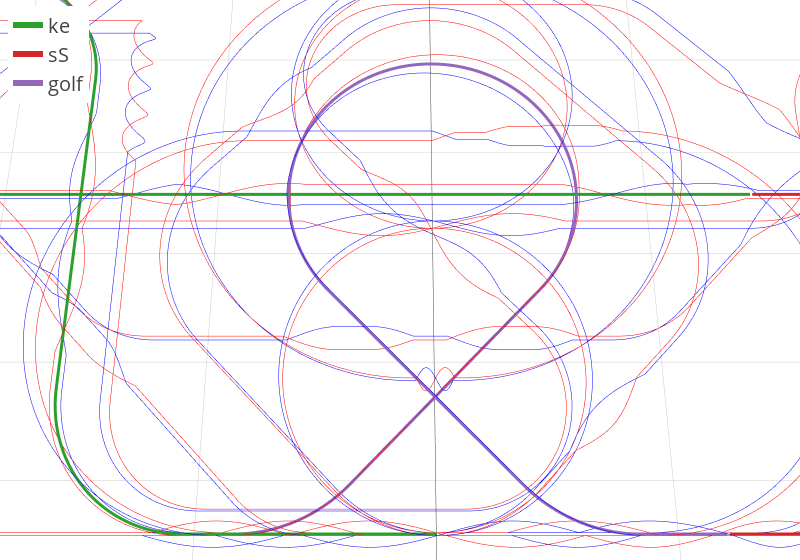

Notebook source saved alongside this figure:
### Code cell
from flightplotting.plots import plotdtw

fig = plotdtw(template, sched.manoeuvres[4:7])

fig.update_layout(width=800)
#fig.add_traces(boxtrace())
fig.show()

### Figure 1 — Plotly figure (JSON) as saved in the notebook; plotly's stock layout.template omitted (floating-point values rounded to 4 significant figures; data arrays with more than 128 entries replaced by an {"elided": "..."} marker saying what was removed)
{"data": [{"hoverinfo": "text", "line": {"color": "blue", "width": 1}, "mode": "lines", "name": "trace3d", "showlegend": false, "text": {"elided": "12147 str values"}, "type": "scatter3d", "x": {"elided": "12147 float values"}, "y": {"elided": "12147 float values"}, "z": {"elided": "12147 float values"}}, {"hoverinfo": "text", "line": {"color": "red", "width": 1}, "mode": "lines", "name": "trace3d", "showlegend": false, "text": {"elided": "12147 str values"}, "type": "scatter3d", "x": {"elided": "12147 float values"}, "y": {"elided": "12147 float values"}, "z": {"elided": "12147 float values"}}, {"line": {"width": 6}, "mode": "lines", "name": "ke", "type": "scatter3d", "x": {"elided": "967 float values"}, "y": {"elided": "967 float values"}, "z": {"elided": "967 float values"}}, {"line": {"width": 6}, "mode": "lines", "name": "sS", "type": "scatter3d", "x": {"elided": "401 float values"}, "y": {"elided": "401 float values"}, "z": {"elided": "401 float values"}}, {"line": {"width": 6}, "mode": "lines", "name": "golf", "type": "scatter3d", "x": {"elided": "675 float values"}, "y": {"elided": "675 float values"}, "z": {"elided": "675 float values"}}], "layout": {"width": 800}}
